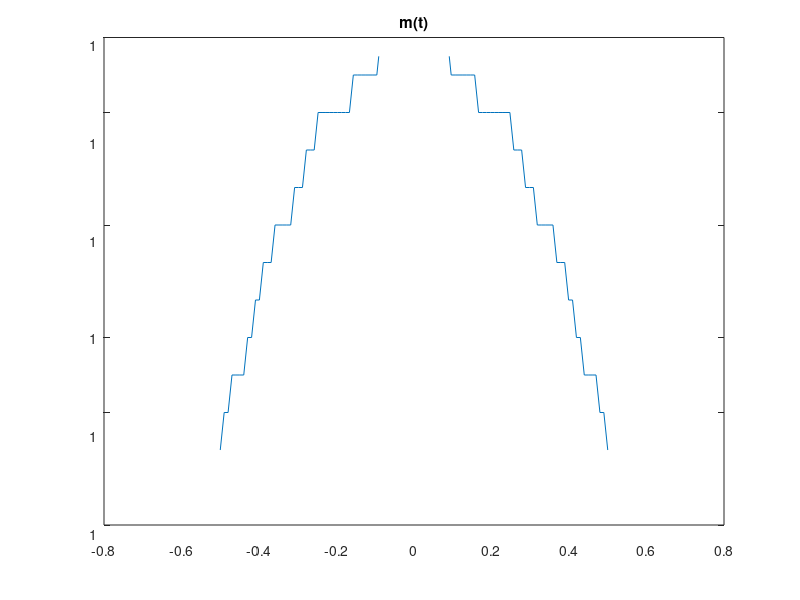
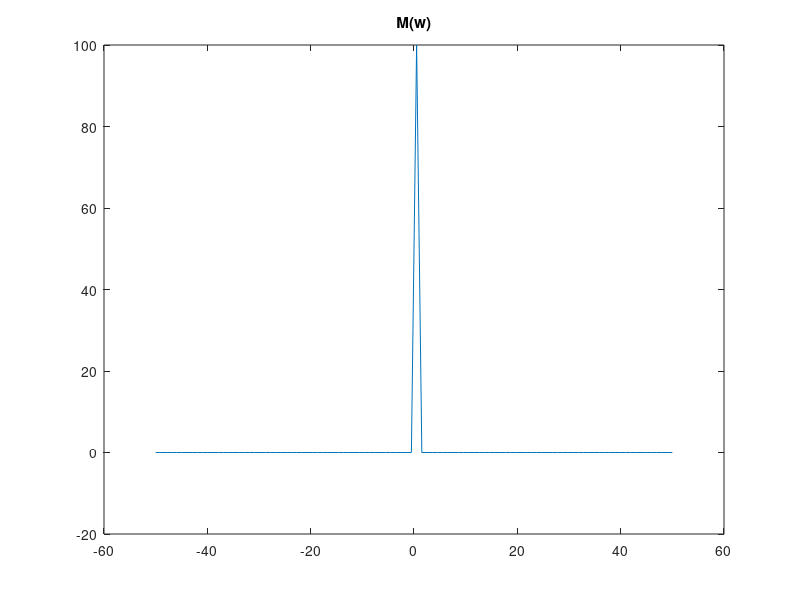
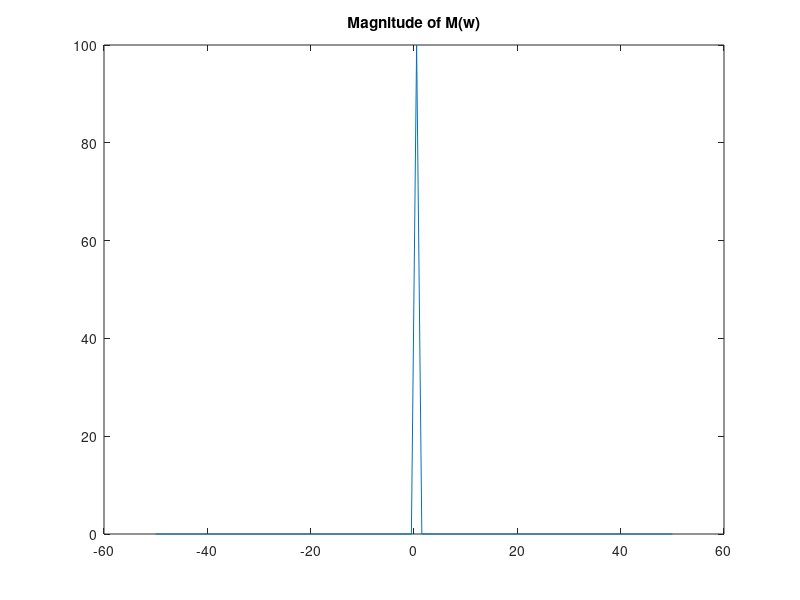
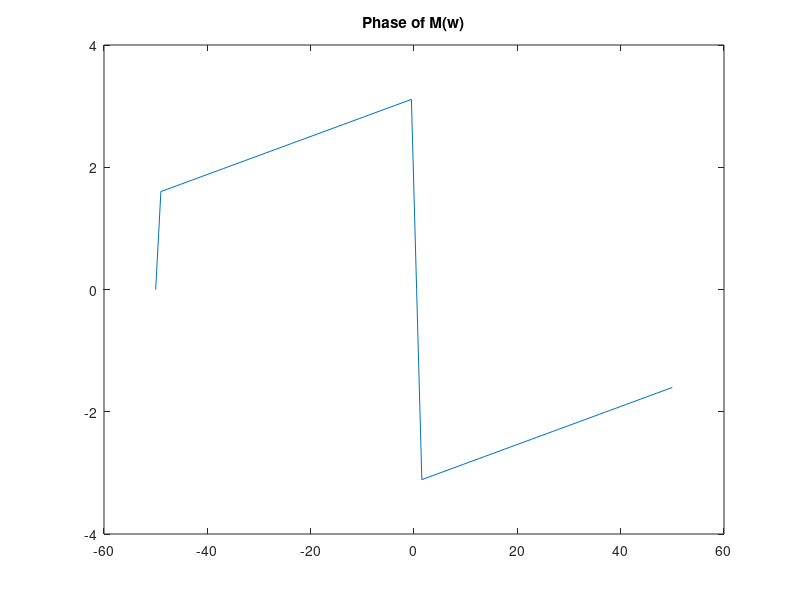

Recreate these plots in MATLAB, in order.
t = linspace(-0.5,0.5,100)
m = (sinc(10.^(-3) * t)).^2;
figure;
plot(t,m)
title ( ' m(t) ' );
M = fftshift(fft(m));
Fvec = linspace (-50,50,100);
figure;
plot(Fvec,M)
title ( ' M(w) ' );
Mmag = abs(M);
figure
plot (Fvec,Mmag);
title ( ' Magnitude of M(w) ' );
Mphase = angle (M);
figure;
plot (Fvec,Mphase);
title ( ' Phase of M(w) ' );
r = cos(2*pi*10.^5*t) .* m;
figure;
plot(t,r)
title( ' r(t) ' );
R = fftshift(fft(r));
figure;
plot(Fvec,R)
title( ' R(w) ' );
Rmag = abs(R);
figure;
plot(Fvec,Rmag)
title ( ' Magnitude of R(w) ' );
Rphase = angle(R);
figure;
plot(Fvec,Rphase);
title ( ' Phase of R(w) ' );




